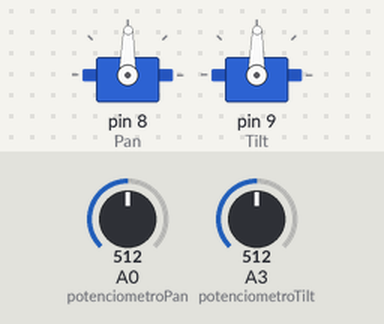
This sketch was run on a simulated Arduino Uno, built with avr-gcc and run on an emulated ATmega328P. On the bench: 2 × servo. The test bench sets the inputs (shaded band); at power-on: A0 (potenciometroPan) = 512, A3 (potenciometroTilt) = 512.

Above: at 1.2 s.
1.3 s: A0 (potenciometroPan) set to 716
At 1.7 s:
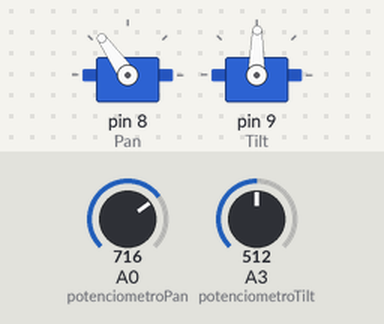
2.8 s: A3 (potenciometroTilt) set to 716
At 3.2 s:
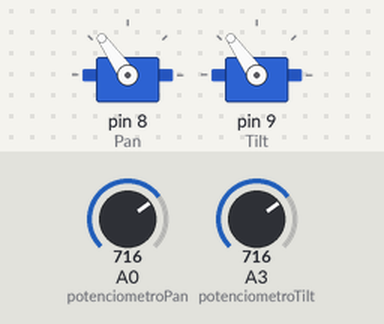
4.3 s: A0 (potenciometroPan) set to 900
At 4.6 s:
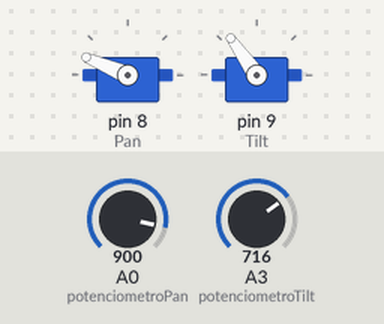
5.8 s: A3 (potenciometroTilt) set to 900
At 6.1 s:
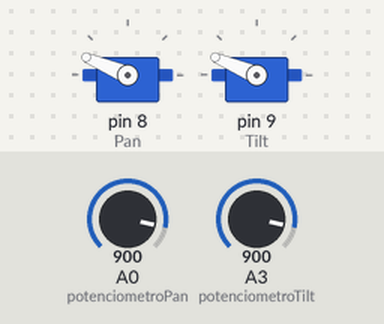
7.3 s: A0 (potenciometroPan) set to 1023
At 7.6 s:
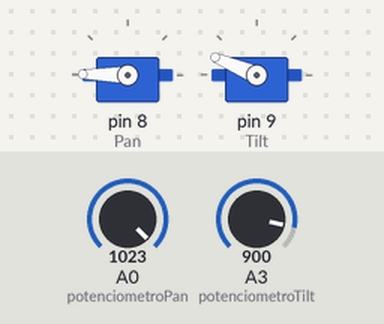
8.8 s: A3 (potenciometroTilt) set to 1023
At 10.2 s:
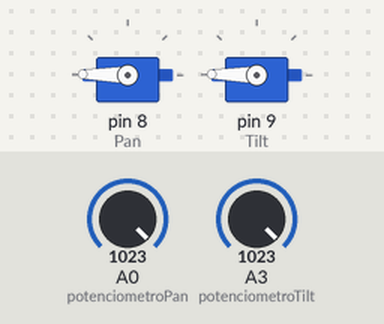
Timing chart, 0 to 11.3 s (numbered marks = the images above; inputs shaded):
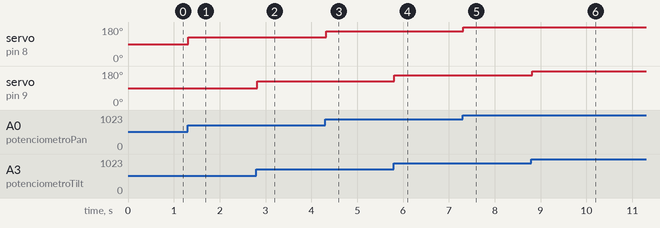

Measured:
- after the input at 1.3 s, servo on pin 8 (Pan): 89° → 125° at once
- after the input at 2.8 s, servo on pin 9 (Tilt): 89° → 125° at once
- after the input at 4.3 s, servo on pin 8 (Pan): 125° → 157° at once
- after the input at 5.8 s, servo on pin 9 (Tilt): 125° → 157° at once
- after the input at 7.3 s, servo on pin 8 (Pan): 157° → 179° at once
- after the input at 8.8 s, servo on pin 9 (Tilt): 157° → 179° at once

The sketch:

servo_pantilt.ino
```cpp
//Sistema Pan $ Tilt con 2 servos (ejes X,Y) controlados con 2 potenciometros
//En la Pantalla LCD podemos ver la posicion de cada uno de los potenciometros
//expresado en Grados.
//
//Adria Ch. 15/06-2012


//Incluimos las librerias:
#include <Servo.h>
#include <NewSoftSerial.h>


//Definimos Objetos:
Servo Pan; //Creamos el servo para el eje X
Servo Tilt; //Creamos el servo para el eje Y

//Variables:
int potenciometroPan = 0; //Definimos el pin para el potenciometro para el eje X
int potenciometroTilt = 3; //Definimos el pin para el potenciometro para el eje Y

int valPan; //Variable para leer el valor del potenciometro X
int valTilt; //Variable para leer el valor del potenciometro Y

//INICIO
void setup()
{
Pan.attach(8); //Conectamos el servo X al pin 8
Tilt.attach(9); //conectamos el servo Y al pin 9
}

void loop()
{
valPan = analogRead(potenciometroPan); //Leemos el valor del potenciometro (valor entre 0 y 1023)
valPan = map(valPan, 0, 1023, 0, 179); //Escala para usar con el servo (valor entre 0 y 180)
Pan.write(valPan); //Posicionamos el servo segun el valor de la escala
delay(15); //Esperamos a que el servo se posicione
valTilt = analogRead(potenciometroTilt); //Leemos el valor del potenciometro (valor entre 0 y 1023)
valTilt = map(valTilt, 0, 1023, 0, 179); //Escala para usar con el servo (valor entre 0 y 180)
Tilt.write(valTilt); //Posicionamos el servo segun el valor de la escala
delay(15); //Esperamos a que el servo se posicione
}
```
